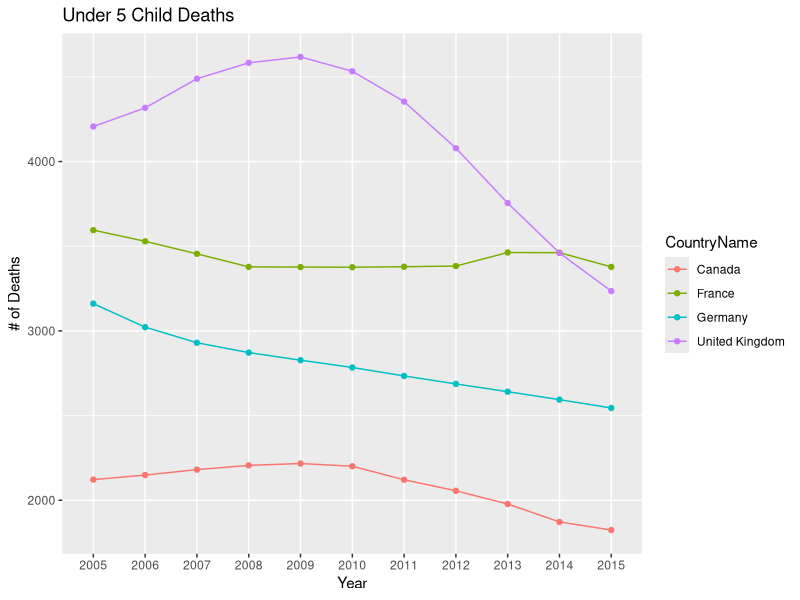
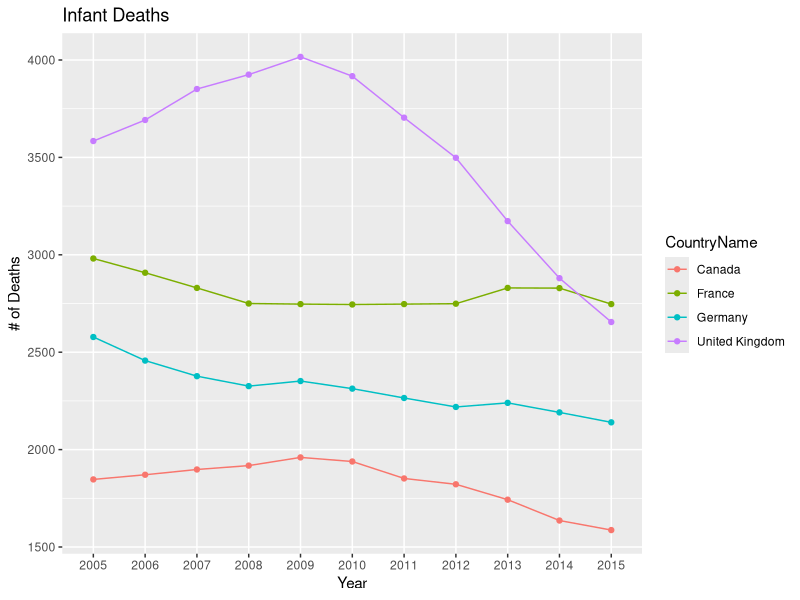
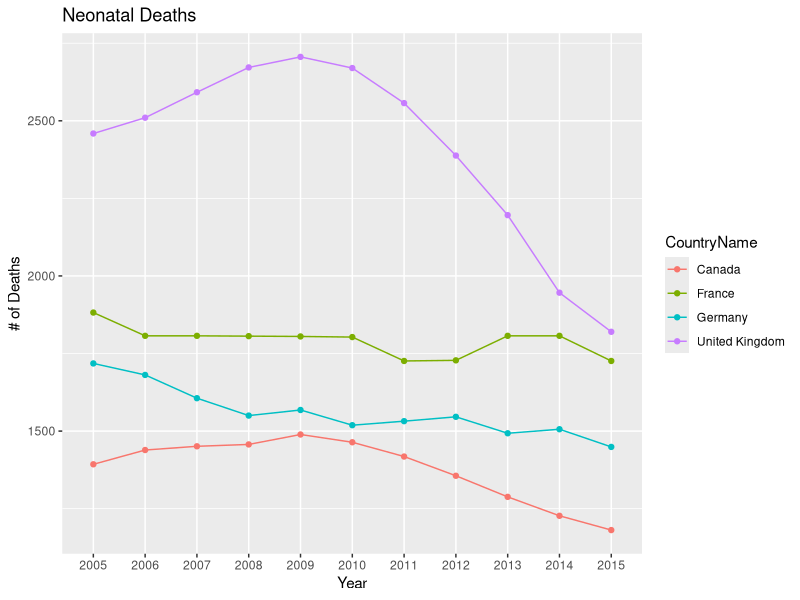

These charts were generated, in order, by the following R code:
## ---- chunk 1
knitr::opts_chunk$set(echo = TRUE)
## ---- chunk 2
options(width = 3000)
## ---- chunk 3
library(tidyr)
library(dplyr)
library(stringr)
library(sqldf)
library(ggplot2)
## ---- chunk 4
ChildMortality_df = read.csv(file="01_ChildMortality.csv", header=TRUE, sep=",", skip = 6)
nrow(ChildMortality_df)
## ---- chunk 5
colnames(ChildMortality_df) = gsub("\\.","_",colnames(ChildMortality_df))
## ---- chunk 6
ChildMortality_df = filter(ChildMortality_df, Uncertainty_bounds_ == "Median" &
                              (CountryName == "Canada" |
                               CountryName == "France" |
                               CountryName == "Germany" |
                               CountryName == "United Kingdom"))

nrow(ChildMortality_df)
## ---- chunk 7
ChildDeaths1_df = select(ChildMortality_df, matches("CountryName|Under_five_Deaths|Infant_Deaths|Neonatal_Deaths"))
nrow(ChildDeaths1_df)
## ---- chunk 8
ChildDeaths2_df = gather(ChildDeaths1_df, Type, Value, Under_five_Deaths_1950:Neonatal_Deaths_2015)
head(ChildDeaths2_df)
## ---- chunk 9
ChildDeaths2_df$Type = gsub("Under_five_Deaths", "U5D", ChildDeaths2_df$Type)
ChildDeaths2_df$Type = gsub("Infant_Deaths", "IND", ChildDeaths2_df$Type)
ChildDeaths2_df$Type = gsub("Neonatal_Deaths", "NND", ChildDeaths2_df$Type)
head(ChildDeaths2_df, 20)
## ---- chunk 10
ChildDeaths2_df = separate(ChildDeaths2_df, Type, c("Rate", "Year"), sep = "_")
head(ChildDeaths2_df, 20)
## ---- chunk 11
ChildDeaths2_df = arrange(ChildDeaths2_df, CountryName)
ChildDeaths2_dfU5D = filter(ChildDeaths2_df, Rate == "U5D" & Value != "NA" & Year>=2005)
print(ChildDeaths2_dfU5D)

ggplot(data=ChildDeaths2_dfU5D, aes(x=Year, y=Value, group=CountryName, color=CountryName)) +  geom_line() + 
  geom_point() + ylab("# of Deaths") +  ggtitle("Under 5 Child Deaths")
## ---- chunk 12
ChildDeaths2_df = arrange(ChildDeaths2_df, CountryName)
ChildDeaths2_dfIND = filter(ChildDeaths2_df, Rate == "IND" & Value != "NA" & Year>=2005)
print(ChildDeaths2_dfIND)

ggplot(data=ChildDeaths2_dfIND, aes(x=Year, y=Value, group=CountryName, color=CountryName)) +  geom_line() + 
  geom_point() + ylab("# of Deaths") +  ggtitle("Infant Deaths")
## ---- chunk 13
ChildDeaths2_df = arrange(ChildDeaths2_df, CountryName)
ChildDeaths2_dfNND = filter(ChildDeaths2_df, Rate == "NND" & Value != "NA" & Year>=2005)
print(ChildDeaths2_dfNND)

ggplot(data=ChildDeaths2_dfNND, aes(x=Year, y=Value, group=CountryName, color=CountryName)) +  geom_line() + 
  geom_point() + ylab("# of Deaths") +  ggtitle("Neonatal Deaths")
